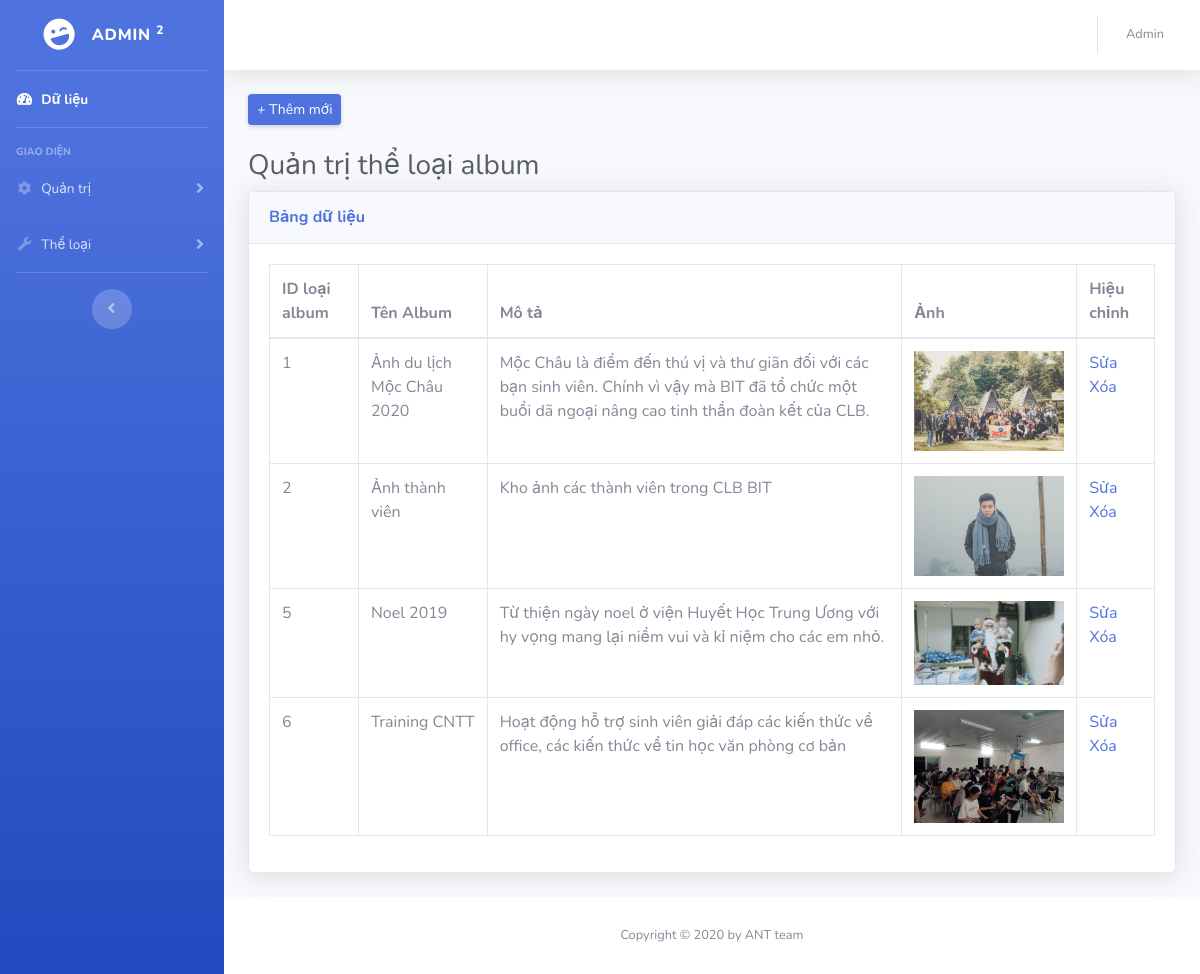
Screenshot of /admin/quan_tri_loai_album.php with the database file from the repository.
### tables this page shows
CREATE TABLE `tbl_loai_album` (
  `id_loai_album` int(10) NOT NULL,
  `ten_album` varchar(50) NOT NULL,
  `mo_ta` varchar(1000) DEFAULT NULL,
  `anh` varchar(50) DEFAULT NULL
);

### admin/quan_tri_loai_album.php (the view, shortened to what this page needs)
<!DOCTYPE html>
<html lang="en">
<head>
  <link href="vendor/fontawesome-free/css/all.min.css" rel="stylesheet" type="text/css">
  <link href="css/sb-admin-2.min.css" rel="stylesheet">
</head>
<body id="page-top">
  <div id="wrapper">
    <ul class="navbar-nav bg-gradient-primary sidebar sidebar-dark accordion" id="accordionSidebar">
      <a class="sidebar-brand d-flex align-items-center justify-content-center" href="index.php">
        <div class="sidebar-brand-icon rotate-n-15">
          <i class="fas fa-laugh-wink"></i>
        </div>
        <div class="sidebar-brand-text mx-3"> Admin <sup>2</sup></div>
      </a>
      <hr class="sidebar-divider my-0">
      <li class="nav-item active">
        <a class="nav-link" href="index.php">
          <i class="fas fa-fw fa-tachometer-alt"></i>
          <span>Dữ liệu</span></a>
      </li>
      <hr class="sidebar-divider">
      <div class="sidebar-heading">
        Giao diện
      </div>
      <li class="nav-item">
        <a class="nav-link collapsed" href="#" data-toggle="collapse" data-target="#collapseTwo" aria-expanded="true" aria-controls="collapseTwo">
          <i class="fas fa-fw fa-cog"></i>
          <span>Quản trị</span>
        </a>
      </li>
      <li class="nav-item">
        <a class="nav-link collapsed" href="#" data-toggle="collapse" data-target="#collapseUtilities" aria-expanded="true" aria-controls="collapseUtilities">
          <i class="fas fa-fw fa-wrench"></i>
          <span>Thể loại</span>
        </a>
      </li>
      <hr class="sidebar-divider d-none d-md-block">
      <div class="text-center d-none d-md-inline">
        <button class="rounded-circle border-0" id="sidebarToggle"></button>
      </div>
    </ul>
    <div id="content-wrapper" class="d-flex flex-column">
      <div id="content">
        <nav class="navbar navbar-expand navbar-light bg-white topbar mb-4 static-top shadow">
          <ul class="navbar-nav ml-auto">
            <li class="nav-item dropdown no-arrow">
              <a class="nav-link dropdown-toggle" href="#" id="userDropdown" role="button" data-toggle="dropdown" aria-haspopup="true" aria-expanded="false">
                <span class="mr-2 d-none d-lg-inline text-gray-600 small">Admin</span>
              </a>
            </li>
          </ul>
        </nav>
       <div class="container-fluid">
        <div class="d-sm-flex align-items-center justify-content-between mb-4">
          <a href="./them/them_loai_album.php" class="d-none d-sm-inline-block btn btn-sm btn-primary shadow-sm"><i>+</i> Thêm mới</a>
        </div>
        <h1 class="h3 mb-2 text-gray-800">Quản trị thể loại album </h1>
        <div class="card shadow mb-4">
          <div class="card-header py-3">
            <h6 class="m-0 font-weight-bold text-primary">Bảng dữ liệu</h6>
          </div>
          <div class="card-body">
            <div class="table-responsive">
              <table class="table table-bordered" id="dataTable" width="100%" cellspacing="0">
                <thead>
                  <tr>
                    <th>ID loại album </th>
                    <th>Tên Album </th>
                    <th>Mô tả</th>
                    <th>Ảnh</th>
                    <th>Hiệu chỉnh</th>
                  </tr>
                </thead>
                <tbody>
                <?php
						  $host_name="localhost";
$user_name="root";
$password="";
$db_name="bit_db";
							$ket_noi=mysqli_connect($host_name, $user_name, $password, $db_name);
							$query="SELECT * FROM tbl_loai_album";
							$noi_dung=mysqli_query($ket_noi, $query);
							while($row=mysqli_fetch_array($noi_dung)){
					?>
                  <tr>
                    <td><?php echo $row['id_loai_album']?></td>
                    <td><?php echo $row['ten_album']?></td>
                    <td><?php echo $row['mo_ta']?></td>
                    <td><img style="width: 150px;" src="../img/loai_album/<?php echo $row['anh']?>"></td>
                    <td>
                       <a href="./sua/sua_loai_album.php?id=<?php echo $row['id_loai_album']?>">Sửa</a> <br>
                       <a href="./xoa/xoa_loai_album_delete.php?id=<?php echo $row['id_loai_album']?>">Xóa</a>
                    </td>
                  </tr>
              <?php }?>
                </tbody>
              </table>
            </div>
          </div>
        </div>
      </div>
      </div>
      <footer class="sticky-footer bg-white">
        <div class="container my-auto">
          <div class="copyright text-center my-auto">
            <span>Copyright © 2020 by ANT team</span>
          </div>
        </div>
      </footer>
    </div>
  </div>
</body>
</html>

### rows the page displays
tbl_loai_album: id_loai_album "1", ten_album "Ảnh du lịch Mộc Châu 2020", mo_ta "Mộc Châu là điểm đến thú vị và thư giãn đối với các bạn sinh viên. Chính vì vậy mà BIT đã tổ chức một buổi dã ngoại nâng cao tinh thần đoàn kết của CLB.", anh (picture)
tbl_loai_album: id_loai_album "2", ten_album "Ảnh thành viên", mo_ta "Kho ảnh các thành viên trong CLB BIT", anh (picture)
tbl_loai_album: id_loai_album "5", ten_album "Noel 2019", mo_ta "Từ thiện ngày noel ở viện Huyết Học Trung Ương với hy vọng mang lại niềm vui và kỉ niệm cho các em nhỏ.", anh (picture)
tbl_loai_album: id_loai_album "6", ten_album "Training CNTT", mo_ta "Hoạt động hỗ trợ sinh viên giải đáp các kiến thức về office, các kiến thức về tin học văn phòng cơ bản", anh (picture)
